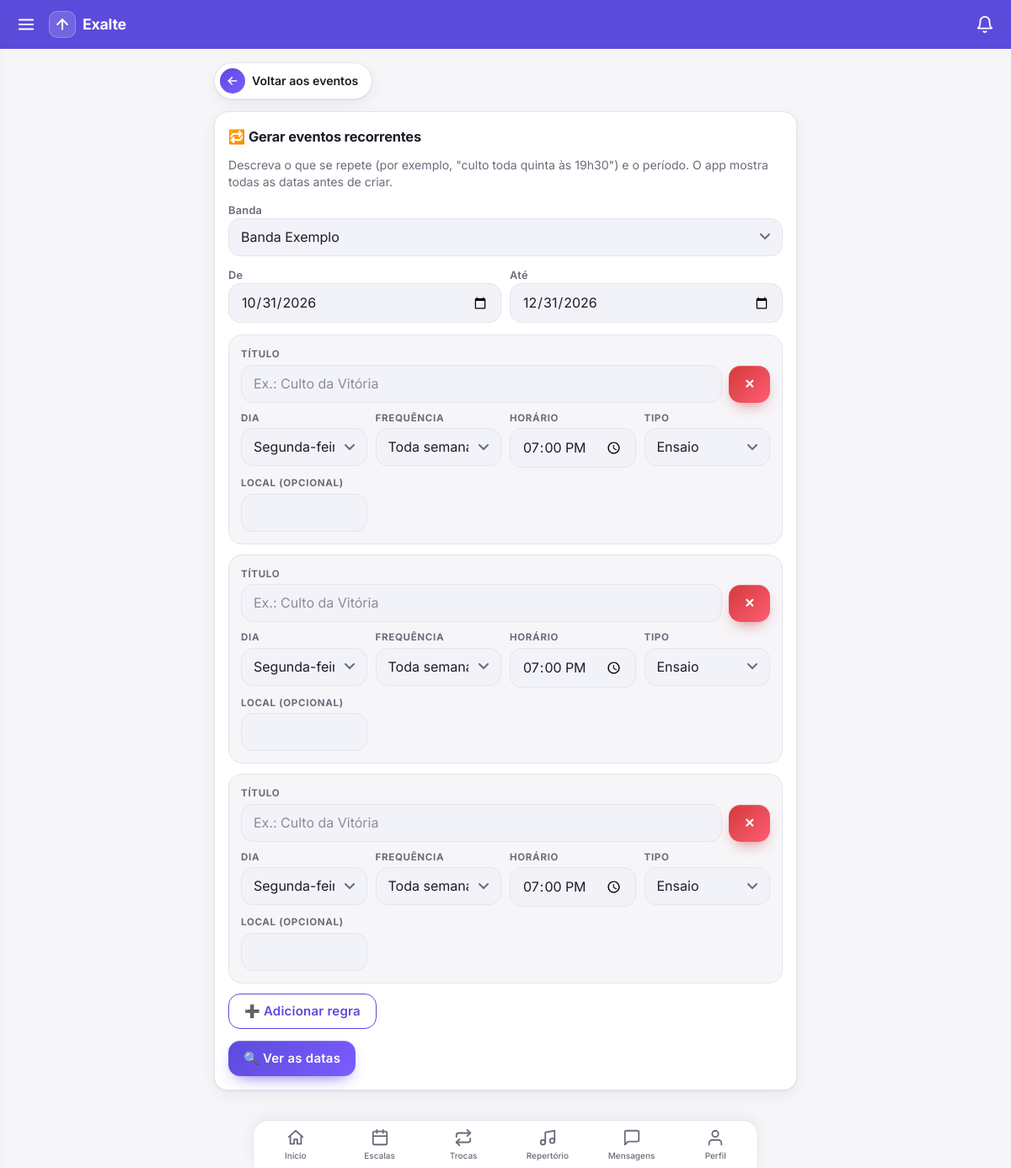
The app's page /eventos/recorrentes/ (signed in), older data.
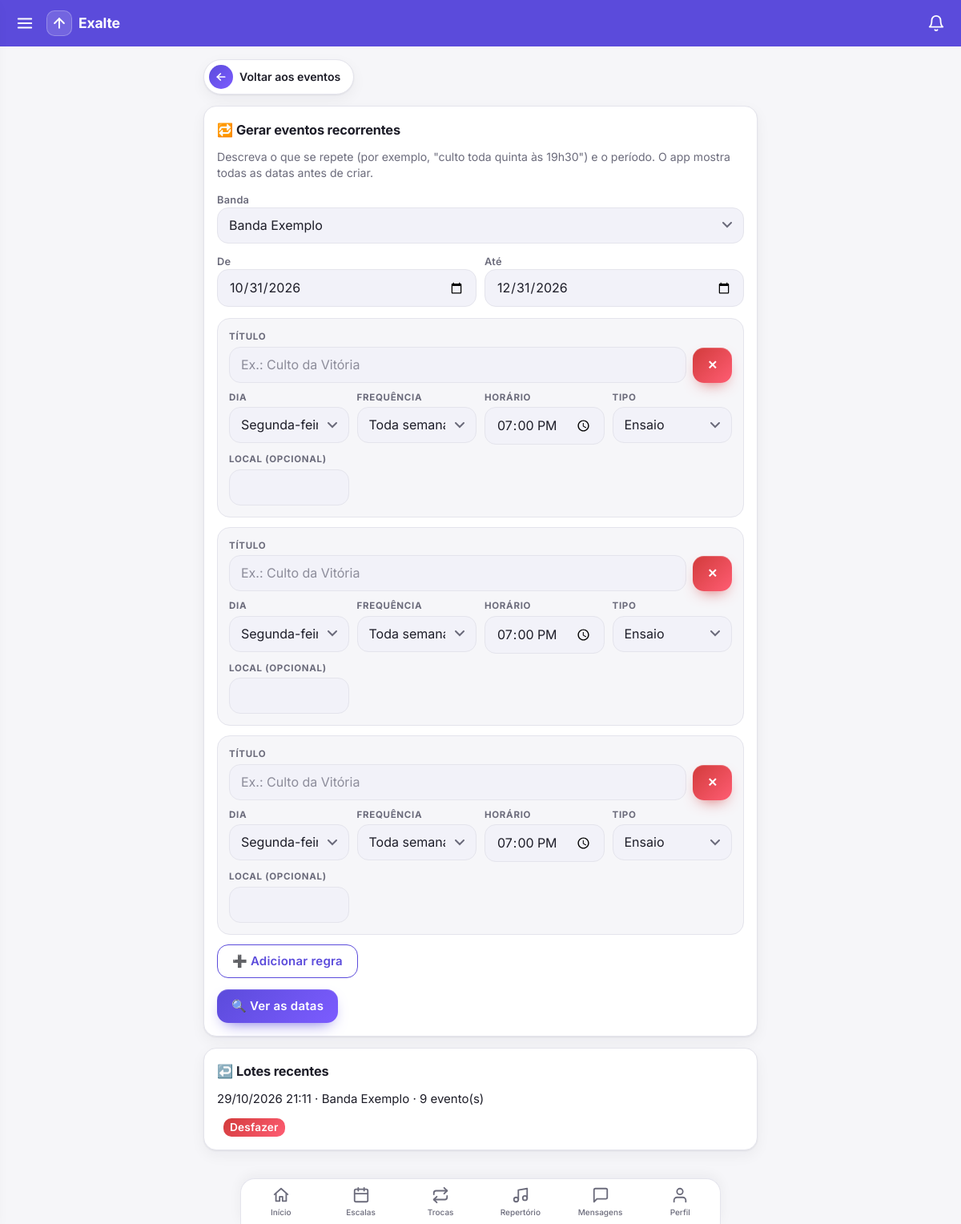
The same page, newer data.
### core/models.py (models this page shows)
class ImportacaoEventos(models.Model):
    banda = models.ForeignKey(Banda, on_delete=models.CASCADE, related_name="importacoes")
    autor = models.ForeignKey(settings.AUTH_USER_MODEL, null=True, on_delete=models.SET_NULL)
    criado = models.DateTimeField(auto_now_add=True)

class Banda(models.Model):
    nome = models.CharField(max_length=100)
    descricao = models.TextField(blank=True)
    foto_em = models.DateTimeField(null=True, blank=True)
    def __str__(self):
        return self.nome

### core/views.py (the view, shortened to what this page needs)
# urls.py: path("eventos/recorrentes/", v.gerar_recorrentes, name="gerar_recorrentes"),
@login_required
def gerar_recorrentes(request):
    if not _eh_lider(request.user):
        return redirect("home")
    bandas = bandas_do_lider(request.user)
    hoje = timezone.localdate()
    ctx = dict(bandas=bandas, tipos=Evento.TIPOS, dias=DIAS_SEL, freqs=FREQS, inicio=hoje.isoformat(),
               fim=date(hoje.year, 12, 31).isoformat(),
               lotes=(ImportacaoEventos.objects.filter(banda__in=bandas).select_related("banda")
                      .annotate(n=Count("eventos")).order_by("-criado")[:10]))
    if request.method != "POST":
        return render(request, "recorrentes.html", ctx)

### core/forms.py (called while the page is built)
def bandas_do_lider(user):
    return Banda.objects.filter(membros__user=user, membros__papel="lider")

### core/leitura.py (called while the page is built)
def contagens(user):
    bandas = list(Membro.objects.filter(user=user).values_list("banda_id", flat=True))
    if not bandas:
        return {}
    marcas = dict(LeituraMensagens.objects.filter(user=user, banda_id__in=bandas).values_list("banda_id", "ate"))
    agora = timezone.now()
    novas = [LeituraMensagens(user=user, banda_id=b, ate=agora) for b in bandas if b not in marcas]
    if novas:
        LeituraMensagens.objects.bulk_create(novas, ignore_conflicts=True)
        marcas.update({n.banda_id: agora for n in novas})
    return {b: Mensagem.objects.filter(banda_id=b, criado__gt=marcas[b]).exclude(autor=user).count() for b in bandas}

### core/templatetags/menu.py (called while the page is built)
@register.simple_tag(takes_context=True)
def usuario_eh_lider(context):
    u = context["request"].user
    return u.is_authenticated and Membro.objects.filter(user=u, papel="lider").exists()

### core/views.py (called while the page is built)
def _eh_lider(user):
    return Membro.objects.filter(user=user, papel="lider").exists()

### core/templates/recorrentes.html (shortened to what the changed rows need)
{% extends "base.html" %}{% block content %}
{% if grupos %}
<div class="card"><h2>👀 Confira as datas</h2>
<p class="mut"><b>{{ banda.nome }}</b> · {{ total }} data(s) geradas, {{ novos }} nova(s). Desmarque as que não quer criar (feriados, por exemplo). Datas que já existem vêm desmarcadas.</p>
<p><button type="button" class="sec" onclick="document.querySelectorAll('.rl input[type=checkbox]').forEach(c=>c.checked=true)">Marcar todos</button>
<button type="button" class="sec" onclick="document.querySelectorAll('.rl input[type=checkbox]').forEach(c=>c.checked=false)">Desmarcar todos</button></p>
<form method="post">{% csrf_token %}<input type="hidden" name="acao" value="confirmar"><input type="hidden" name="banda" value="{{ banda.pk }}">
<input type="hidden" name="inicio" value="{{ inicio }}"><input type="hidden" name="fim" value="{{ fim }}"><input type="hidden" name="n_regras" value="{{ n_regras }}">
{% for r in regras %}<input type="hidden" name="titulo_{{ r.i }}" value="{{ r.titulo }}"><input type="hidden" name="dia_{{ r.i }}" value="{{ r.dia }}">
<input type="hidden" name="freq_{{ r.i }}" value="{{ r.freq }}"><input type="hidden" name="hora_{{ r.i }}" value="{{ r.hora }}">
<input type="hidden" name="tipo_{{ r.i }}" value="{{ r.tipo }}"><input type="hidden" name="local_{{ r.i }}" value="{{ r.local }}">{% endfor %}
{% for nome, rows in grupos %}<div class="mes">{{ nome }}</div>
{% for x in rows %}<label class="rl"><input type="checkbox" name="sel" value="{{ x.valor }}" {% if not x.dup %}checked{% endif %}>
<span class="d">{{ x.dia }} {{ x.data|date:"d/m" }}</span><span class="h">{{ x.hora }}</span><span>{{ x.titulo }}</span>{% if x.dup %}<span class="tag">⚠️ Já existe</span>{% endif %}</label>{% endfor %}{% endfor %}
<p style="margin-top:14px"><button>✅ Criar eventos selecionados</button> <a href="{% url 'gerar_recorrentes' %}">Cancelar</a></p></form></div>
{% else %}
<div class="card fm"><h2>🔁 Gerar eventos recorrentes</h2>
</div>
{% if lotes %}<div class="card"><h2>↩️ Lotes recentes</h2>
{% for l in lotes %}<p>{{ l.criado|date:"d/m/Y H:i" }} · {{ l.banda }} · {{ l.n }} evento(s)
<form class="inl" method="post" action="{% url 'importacao_desfazer' l.pk %}" onsubmit="return confirm('Desfazer? Os {{ l.n }} eventos deste lote serão apagados, junto com escalas e setlists deles.')">{% csrf_token %}<button class="no">Desfazer</button></form></p>{% endfor %}</div>{% endif %}
{% endif %}
{% endblock %}

Row changes from the older to the newer data that the page shows:
added ImportacaoEventos: criado "29/10/2026 21:11", banda "Banda Exemplo", n "9"
Text that changed along with them:
text now shown: "↩️ Lotes recentes"
